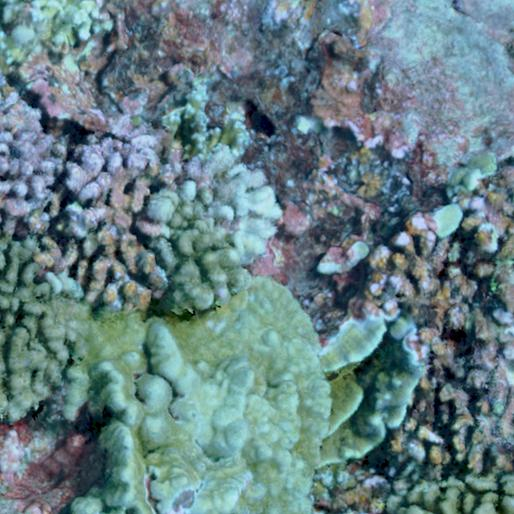
#> input picture image_new.jpg, 514 x 514 px
$ python -i genutils.py   (imports and definitions only)
#> lines starting #> are read from the running program, lines starting #| are printed output that depends on the picture
#> further down, picture is the input picture: shape (514, 514, 3); mean B, G, R 132.6, 128, 101.4
# TagLab
# A semi-automatic segmentation tool
#
# Copyright(C) 2019
# Visual Computing Lab
# ISTI - Italian National Research Council
# All rights reserved.

# This program is free software; you can redistribute it and/or modify
# it under the terms of the GNU General Public License as published by
# the Free Software Foundation; either version 2 of the License, or
# (at your option) any later version.

# This program is distributed in the hope that it will be useful,
# but WITHOUT ANY WARRANTY; without even the implied warranty of
# MERCHANTABILITY or FITNESS FOR A PARTICULAR PURPOSE.  See the
#GNU General Public License (http://www.gnu.org/licenses/gpl.txt)
# for more details.

# THIS FILE CONTAINS UTILITY FUNCTIONS, E.G. CONVERSION BETWEEN DATA TYPES, BASIC OPERATIONS, ETC.

import io
from PyQt5.QtCore import Qt, QObject, QMetaObject, QMetaMethod
from PyQt5.QtGui import QImage, QPixmap, qRgb, qRgba
import numpy as np
import cv2
from skimage.draw import line
import datetime

from source.Mask import checkIntersection, intersectMask

import math

# [299 lines left out: functions clampCoords, isValidDate, draw_open_polygon, showMaskAndCurve, maskToQImage, labelsToQImage and 8 more, not called in this run]


def whiteblance(img):
    """  Dynamic threshold algorithm ---- white point detection and white point adjustment
         Note, this algoritm only handles white backgrounds png images.  If you have a white background in a jpg image the algorithm might fail to estimate
         valid correction values"""
    #  Read image
    b, g, r = cv2.split(img)
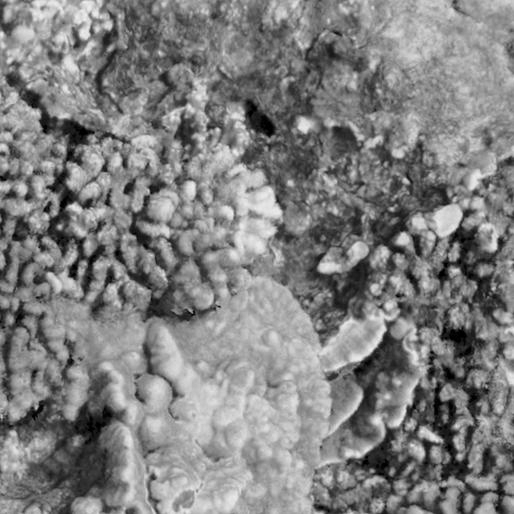
#> g: shape (514, 514); min 0, max 239, mean 128
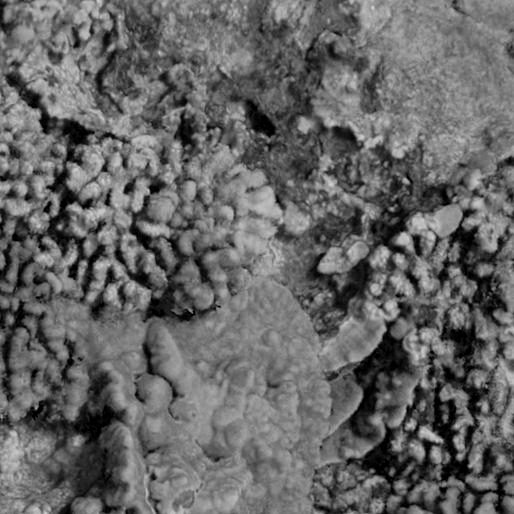
#> r: shape (514, 514); min 0, max 211, mean 101.4

    # mask white pixels
    whitemask = (b > 254) & (g > 254) & (r > 254)
#> whitemask: shape (514, 514) bool; every value is 0

    #  Mean is three-channel
    h, w, c = img.shape
#> h = 514; w = 514; c = 3

    def con_num(x):
        if x > 0:
            return 1
        if x < 0:
            return -1
        if x == 0:
            return 0

    yuv_img = cv2.cvtColor(img, cv2.COLOR_BGR2YCrCb)
#> yuv_img: shape (514, 514, 3); mean of channels 0, 1, 2 120.6, 114.3, 134.8
    #  YUV space
    (y, u, v) = cv2.split(yuv_img)
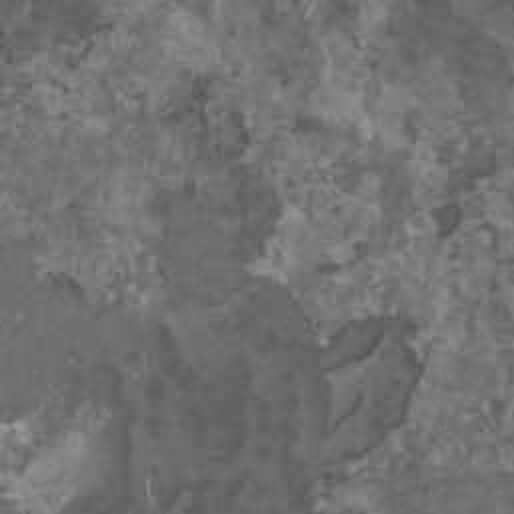
#> u: shape (514, 514); min 84, max 153, mean 114.3
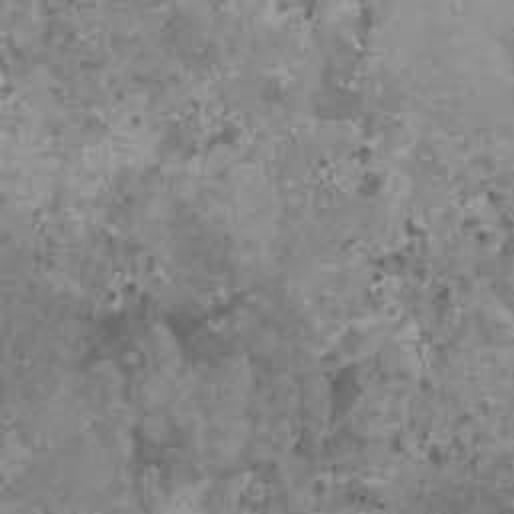
#> v: shape (514, 514); min 98, max 166, mean 134.8

    y_masked = y.copy()
    y_masked[whitemask] = 0
    max_y = np.max(y_masked.flatten())
#> max_y = 225

    sum_u, sum_v = np.sum(u), np.sum(v)
#> sum_u = 30203986; sum_v = 35614649
    avl_u, avl_v = sum_u / (h * w), sum_v / (h * w)
#> avl_u = 114.3; avl_v = 134.8
    du, dv = np.sum(np.abs(u - avl_u)), np.sum(np.abs(v - avl_v))
#> du = 1932141.4; dv = 1655851.3
    avl_du, avl_dv = du / (h * w), dv / (h * w)
#> avl_du = 7.31; avl_dv = 6.27
    radio = 0.5  #  If the value is too small, the color temperature develops to the pole
    valuekey = np.where((np.abs(u - (avl_u + avl_du * con_num(avl_u))) < radio * avl_du)
                         | (np.abs(v - (avl_v + avl_dv * con_num(avl_v))) < radio * avl_dv)
                         & ~whitemask)
#> valuekey = 114590 positions, rows 0 to 513, columns 0 to 513
    num_y, yhistogram = np.zeros((h, w)), np.zeros(256)
#> yhistogram = 256 values from 0 to 0
    num_y[valuekey] = np.uint8(y[valuekey])
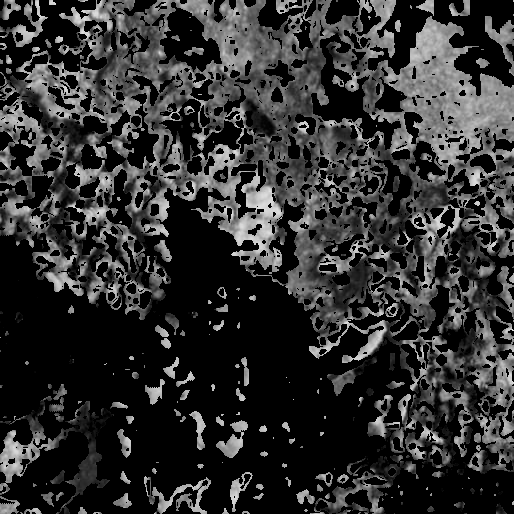
#> num_y: shape (514, 514) float64; min 0, max 225, mean 48.7
    yhistogram = np.bincount(np.uint8(num_y[valuekey].flatten()), minlength=256)
#> yhistogram = 256 values, max 954 at index 144, min 0 at index 0, mean 447.6
    ysum = len(valuekey[0])
#> ysum = 114590
    Y = 255
    num, key = 0, 0
    while Y >= 0:
        num += yhistogram[Y]
        if num > 0.001 * ysum:  #  Take the first 0.1% highlights as the calculated value,
            key = Y
            break
        Y = Y - 1
#> this loop made 39 passes
#> num on passes 1 to 12: 0, 0, 0, 0, 0, 0, 0, 0, 0, 0, 0, 0
#> after the loop, Y = 217; num = 143

    sumkey = np.where(num_y >= key)
#> sumkey = 143 positions, rows 3 to 499, columns 13 to 510
    sum_b, sum_g, sum_r = np.sum(b[sumkey]), np.sum(g[sumkey]), np.sum(r[sumkey])
#> sum_b = 34577; sum_g = 33008; sum_r = 26477
    num_rgb = len(sumkey[0])
#> num_rgb = 143

    b0 = np.double(b) * int(max_y) / (sum_b / num_rgb)
    g0 = np.double(g) * int(max_y) / (sum_g / num_rgb)
    r0 = np.double(r) * int(max_y) / (sum_r / num_rgb)
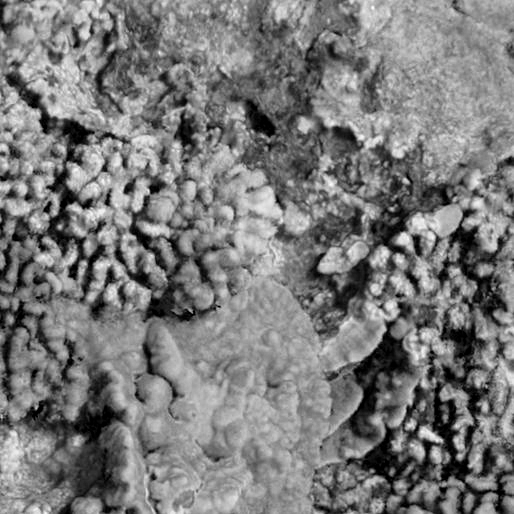
#> r0: shape (514, 514) float64; min 0, max 256.4, mean 123.3; drawn with min black and max white

    output_img = cv2.merge([b0, g0, r0])
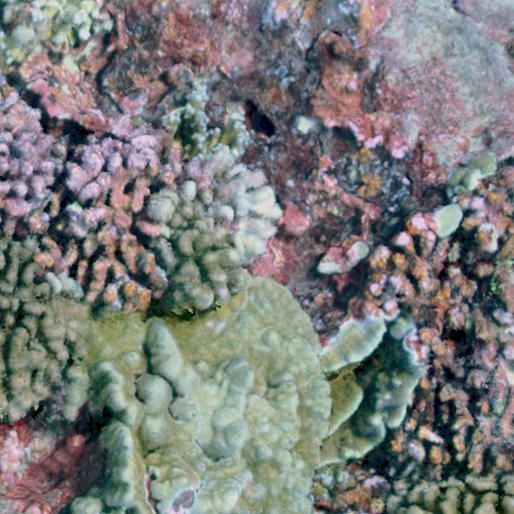
#> output_img: shape (514, 514, 3) float64; mean B, G, R 123.4, 124.8, 123.3; drawn with min black and max white
    output_img[whitemask] = [255, 255, 255]

    return output_img

# [247 lines left out: functions setAttributes, getSignal, disconnectSignal, isfloat, distance_aux, distance_point_AABB and 5 more, not called in this run]

>>> import cv2
>>> picture = cv2.imread('../image_new.jpg')
>>> result = whiteblance(picture)

$ run again, on VOS_RGB.png
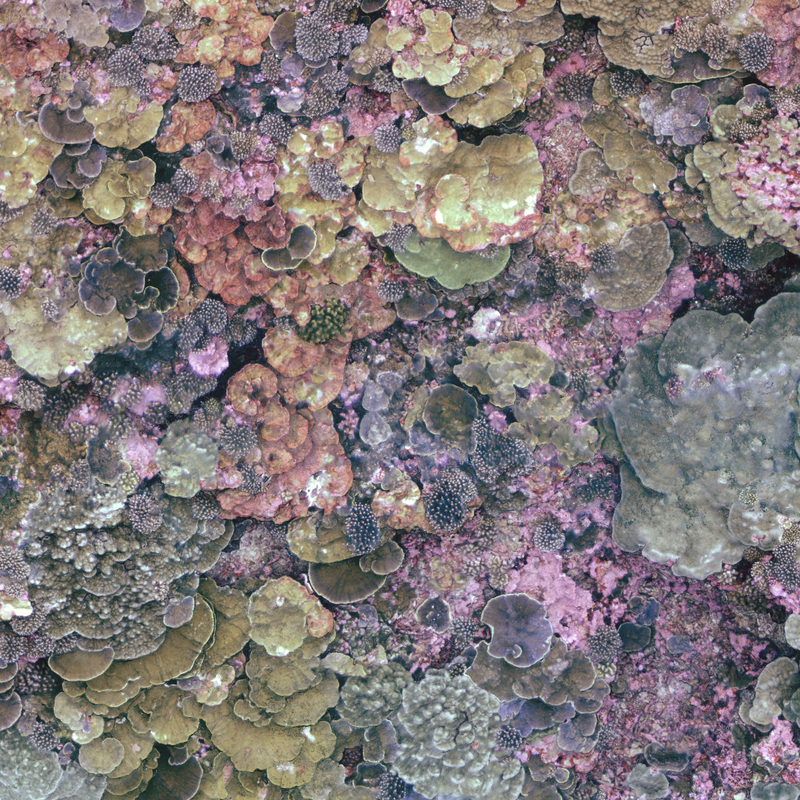
#> input picture VOS_RGB.png, 800 x 800 px
#> picture is the input picture: shape (800, 800, 3); mean B, G, R 120.8, 120.7, 129.9
#> whitemask: shape (800, 800) bool; every value is 0
#> yuv_img: shape (800, 800, 3); mean of channels 0, 1, 2 123.5, 132.6, 126.5
#> in whiteblance, `(y, u, v) = cv2.split(yuv_img)`:
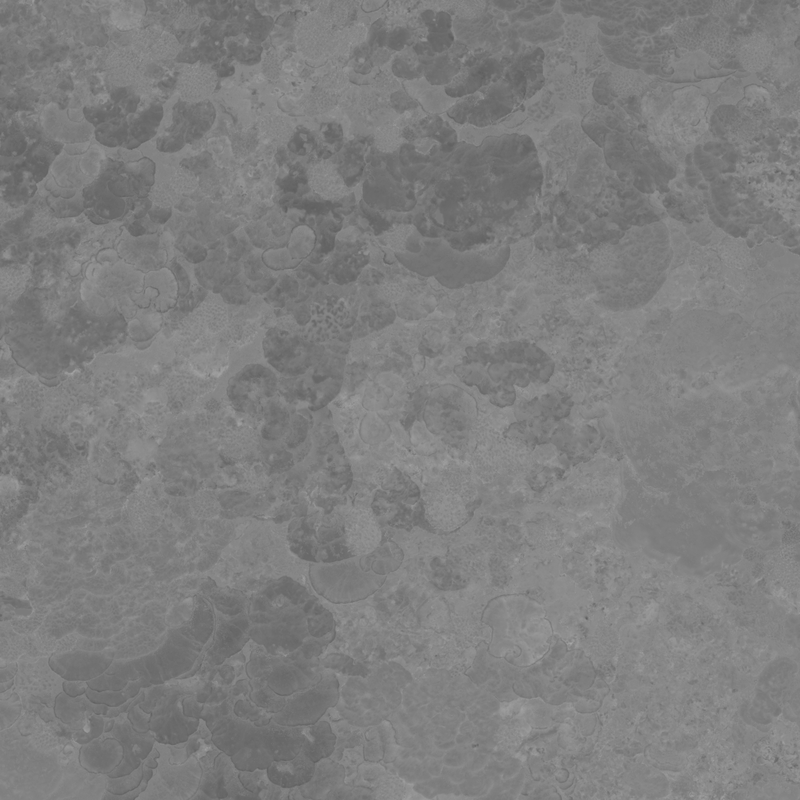
#> v: shape (800, 800); min 92, max 166, mean 126.5
#> max_y = 255
#> sum_u = 84873786; sum_v = 80964437
#> avl_u = 132.6; avl_v = 126.5
#> du = 4526363.7; dv = 4756061.3
#> avl_du = 7.07; avl_dv = 7.43
#> valuekey = 275506 positions, rows 0 to 799, columns 0 to 799
#> in whiteblance, `num_y[valuekey] = np.uint8(y[valuekey])`:
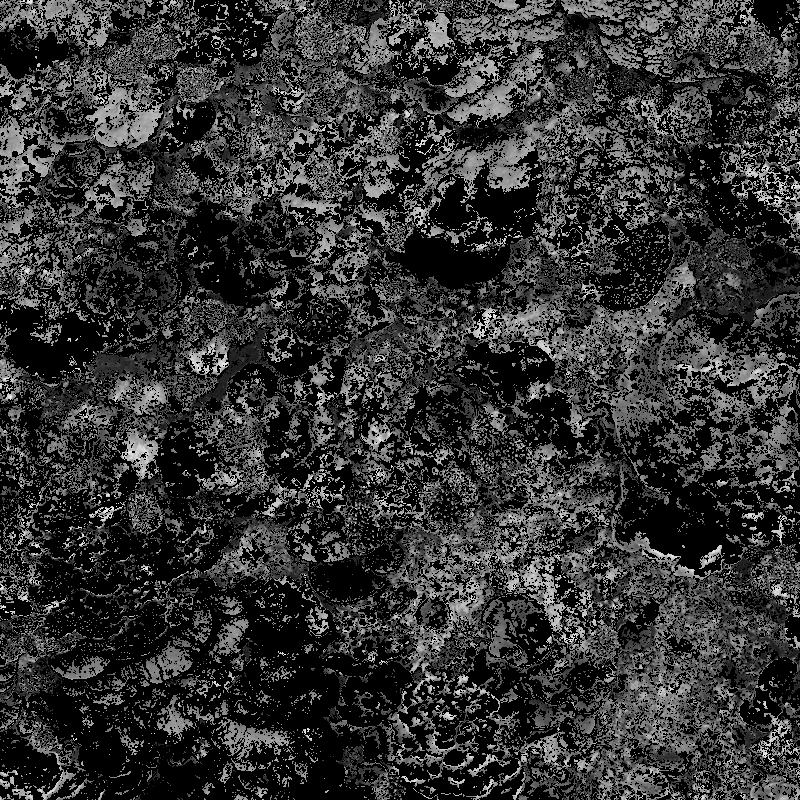
#> num_y: shape (800, 800) float64; min 0, max 245, mean 51.4
#> in whiteblance, `yhistogram = np.bincount(np.uint8(num_y[valuekey].flatten()), minlengt..`: yhistogram = 256 values, max 2806 at index 129, min 0 at index 0, mean 1076.2
#> ysum = 275506
#> the loop in whiteblance, `while Y >= 0:` made 24 passes
#> num on passes 1 to 8: 0, 0, 0, 0, 0, 0, 0, 0
#> after the loop in whiteblance, `while Y >= 0:`: Y = 232; num = 303
#> sumkey = 303 positions, rows 0 to 797, columns 0 to 799
#> sum_b = 73794; sum_g = 71543; sum_r = 70147
#> num_rgb = 303
